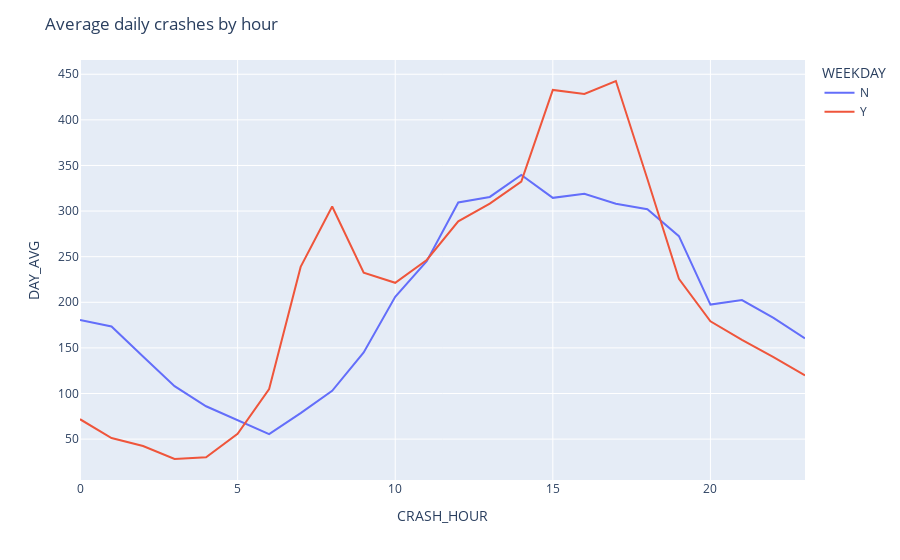

The notebook cell saved with this chart:
### Code cell
fig = px.line(
    day_dist,
    x='CRASH_HOUR',
    y='DAY_AVG', 
    color='WEEKDAY'
)

fig.update_layout(title_text=f'Average daily crashes by hour')

### Figure 1 — Plotly figure (JSON) as saved in the notebook; plotly's stock layout.template omitted (floating-point values rounded to 4 significant figures)
{"data": [{"hovertemplate": "WEEKDAY=N<br>CRASH_HOUR=%{x}<br>DAY_AVG=%{y}<extra></extra>", "legendgroup": "N", "line": {"color": "#636efa", "dash": "solid"}, "mode": "lines", "name": "N", "orientation": "v", "showlegend": true, "type": "scatter", "x": [0, 1, 2, 3, 4, 5, 6, 7, 8, 9, 10, 11, 12, 13, 14, 15, 16, 17, 18, 19, 20, 21, 22, 23], "xaxis": "x", "y": [180.5, 173.5, 140.5, 108, 86, 71, 55.5, 78.5, 103, 145, 206, 245, 309.5, 315.5, 339.5, 314.5, 319, 308, 302, 272.5, 197.5, 202.5, 183, 160.5], "yaxis": "y"}, {"hovertemplate": "WEEKDAY=Y<br>CRASH_HOUR=%{x}<br>DAY_AVG=%{y}<extra></extra>", "legendgroup": "Y", "line": {"color": "#EF553B", "dash": "solid"}, "mode": "lines", "name": "Y", "orientation": "v", "showlegend": true, "type": "scatter", "x": [0, 1, 2, 3, 4, 5, 6, 7, 8, 9, 10, 11, 12, 13, 14, 15, 16, 17, 18, 19, 20, 21, 22, 23], "xaxis": "x", "y": [71.8, 51.2, 42.4, 28.2, 30.2, 55.8, 105, 238.8, 305, 232.4, 221.4, 246.4, 288.8, 308.2, 332.4, 432.8, 428.4, 442.6, 335.2, 225.8, 179.2, 158.8, 140, 119.8], "yaxis": "y"}], "layout": {"legend": {"title": {"text": "WEEKDAY"}, "tracegroupgap": 0}, "margin": {"t": 60}, "title": {"text": "Average daily crashes by hour"}, "xaxis": {"anchor": "y", "domain": [0, 1], "title": {"text": "CRASH_HOUR"}}, "yaxis": {"anchor": "x", "domain": [0, 1], "title": {"text": "DAY_AVG"}}}}
